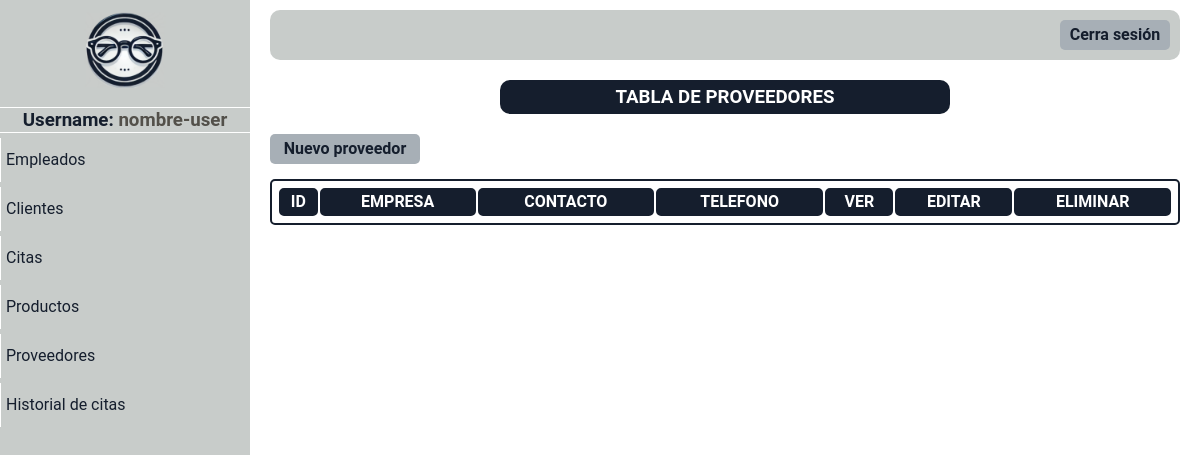
The app's page /paginas/mostrar_proveedores.php, older data.
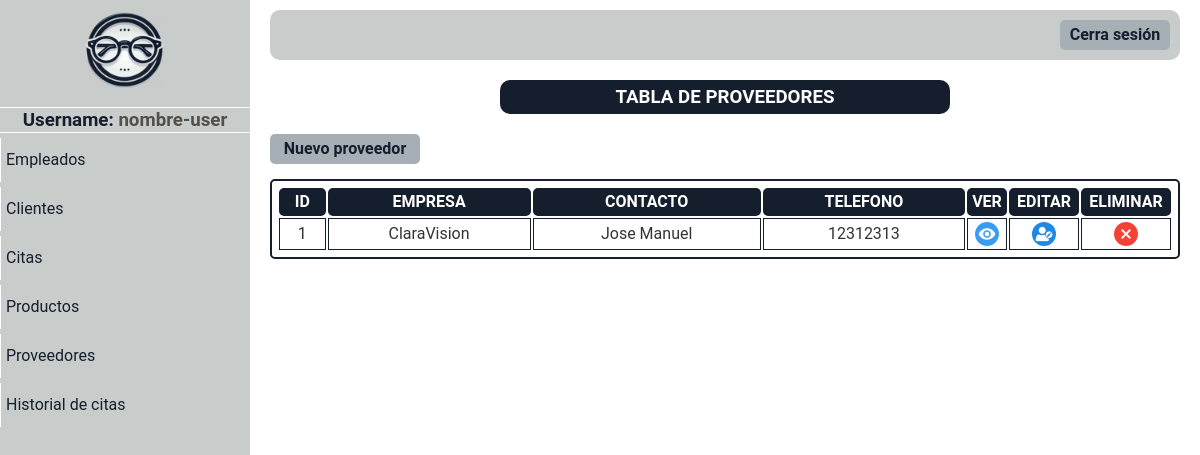
The same page, newer data.
### tables this page shows
CREATE TABLE `proveedores` (
  `id_proveedor` int(11) NOT NULL,
  `nombre` varchar(100) DEFAULT NULL,
  `contacto` varchar(100) DEFAULT NULL,
  `correo` varchar(100) DEFAULT NULL,
  `telefono` varchar(15) DEFAULT NULL,
  `direccion` varchar(255) DEFAULT NULL,
  `suministro` varchar(50) DEFAULT NULL,
  `libre` int(11) DEFAULT NULL
);

### paginas/mostrar_proveedores.php (the view, shortened to what this page needs)
<!DOCTYPE html>
<html lang="en">
<head>
</head>
<body>
    <?php include "menu_panel.php" ?>
    <div class="usuarios-content main-content">
        <div class="titulo">
            <h3>TABLA DE PROVEEDORES</h3>
        </div>
        <div class="opciones-btn">
            <div class="btn-nuevo-cliente btn">
                <a href="registrar_cliente.php">Nuevo proveedor</a>
            </div>
        </div>
        <table>
            <tr>
                <th>ID</th>
                <th>EMPRESA</th>
                <th>CONTACTO</th>
                <th>TELEFONO</th>
                <th>VER</th>
                <th>EDITAR</th>
                <th>ELIMINAR</th>
            </tr>
            <?php
            require "../php/conexion.php";
            $datos_proveedor = "SELECT * FROM proveedores ORDER BY id_proveedor ASC";
            $resultado = mysqli_query($conectar, $datos_proveedor);
            while ($fila = mysqli_fetch_assoc($resultado)) { ?>
                <tr>
                    <td> <?php echo "$fila[id_proveedor]" ?></td>
                    <td> <?php echo "$fila[nombre]" ?></td>
                    <td> <?php echo "$fila[contacto]" ?></td>
                    <td> <?php echo "$fila[telefono]" ?></td>
                    <td class="btn-ver"> <a href="/paginas/ver_proveedor.php?id=<?php echo $fila['id_proveedor']; ?>"><img src="/imagenes/ojo.png" alt=""></a></td>
                    <td class="btn-editar"> <a href="/paginas/editar_proveedor.php?id=<?php echo $fila['id_proveedor']; ?>"><img src="/imagenes/edit.png" alt=""></a></td>
                    <td class="btn-eliminar"> <a href="#" onClick="validar('../php/delete_proveedor.php?id=<?php echo $fila['id_proveedor']; ?>','<?php echo $fila['nombre']; ?>');"><img src="/imagenes/borrar.png" alt=""></a></td>
                </tr>
            <?php
            }
            ?>
        </table>
    </div>
</body>
</html>

Row changes from the older to the newer data that the page shows:
added proveedores: id_proveedor "1", nombre "ClaraVision", contacto "Jose Manuel", telefono "12312313"
